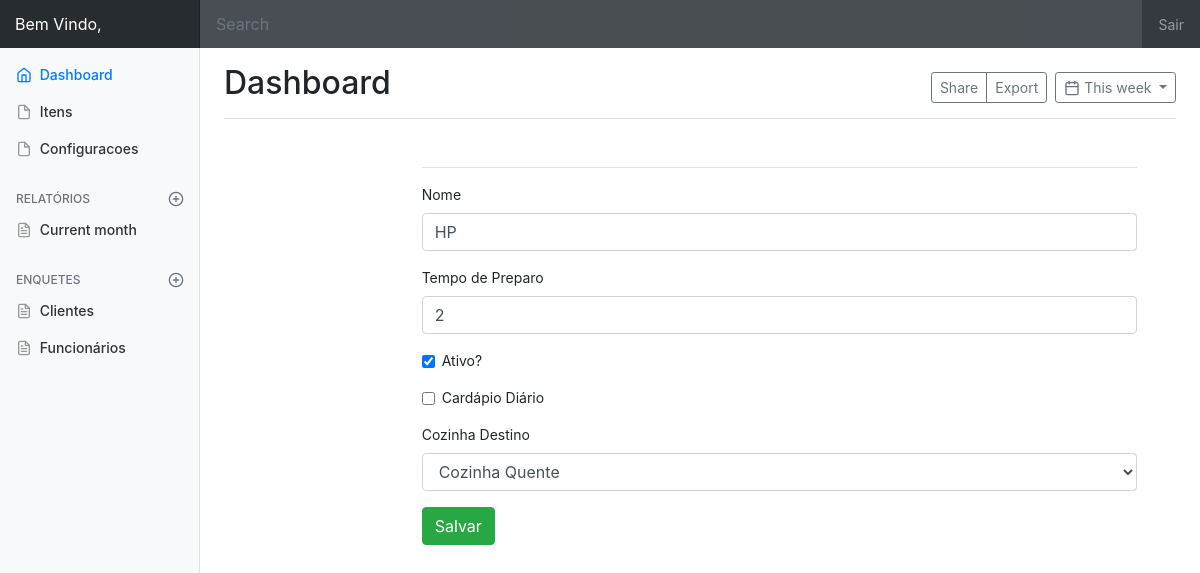
Page /dashboard/itens/atualizar/16 (signed in) on the committed database.
### core/models.py (models this page shows, shortened)
class Item(models.Model):
    DESTINO_CHOICES = (
        ('Cozinha Fria', 'Cozinha Fria'),
        ('Cozinha Quente', 'Cozinha Quente'),
        ('Sobremesas', 'Sobremesas'),
    )
    nome = models.CharField('Nome', max_length=100)
    tempo_preparo = models.IntegerField('Tempo de Preparo (Min)')
    ativo = models.BooleanField('Ativo?', default=True)
    diario = models.BooleanField('Cardápio Diário', default=False,)
    destino = models.CharField('Cozinha Destino', max_length=14, choices=DESTINO_CHOICES)
    data_cadastro = models.DateTimeField('Data de Cadastro', auto_now_add=True)
    data_atualizacao = models.DateTimeField('Data de Atualização', auto_now=True)
    class Meta:
        verbose_name = 'Item'
        verbose_name_plural = 'Itens'

### gerencia/views.py (the view)
# urls.py: path('itens/atualizar/<int:pk>', views.atualizar_item, name='atualizar_item'),
@login_required(login_url='/logar/')
def atualizar_item(request, pk):
    item = get_object_or_404(Item, pk=pk)
    form = ItemForm(request.POST or None, instance=item)
    if str(request.method) == 'POST':
        if form.is_valid():
            form.save()
            return redirect('gerencia:listar_itens')
    contexto = {
        'form': form,
        'id_item': pk,
    }
    return render(request, 'gerencia/atualiza_item.html', contexto)

### core/forms.py
class ItemForm(forms.ModelForm):
    DESTINO_CHOICES = (
        ('Cozinha Fria', 'Cozinha Fria'),
        ('Cozinha Quente', 'Cozinha Quente'),
        ('Sobremesas', 'Sobremesas'),
    )
    nome = forms.CharField(label='Nome', max_length=100)
    tempo_preparo = forms.IntegerField(label='Tempo de Preparo')
    ativo = forms.BooleanField(label='Ativo?', required=False)
    diario = forms.BooleanField(label='Cardápio Diário', required=False)
    destino = forms.ChoiceField(label='Cozinha Destino', choices=DESTINO_CHOICES)
    class Meta:
        model = Item
        fields = '__all__'

### gerencia/templates/gerencia/atualiza_item.html (shortened to what this page needs)
{% extends 'gerencia/base_dashboard.html' %}
{% load bootstrap4 %}
{% block conteudo%}
<main role="main" class="col-md-9 ml-sm-auto col-lg-10 pt-3 px-4">
    <div class="container-fluid">
        <div class="d-flex justify-content-between flex-wrap flex-md-nowrap align-items-center pb-2 mb-3 border-bottom">
        </div>
        <div>
            <form action="{% url 'gerencia:atualizar_item' id_item %}" method="POST">
                {% bootstrap_form form%}
                <button type="submit" class="btn bnt-sm btn-success">Salvar</button>
            </form>
        </div>
    </div>
</main>
{% endblock %}

### core/static/css/dashboard.css (style rules this page uses)
body { font-size: .875rem; }
.border-bottom { border-bottom: 1px solid #e5e5e5; }

### rows in the picture
Item: nome "HP", tempo_preparo "2", ativo "☑", destino "Cozinha Quente"
